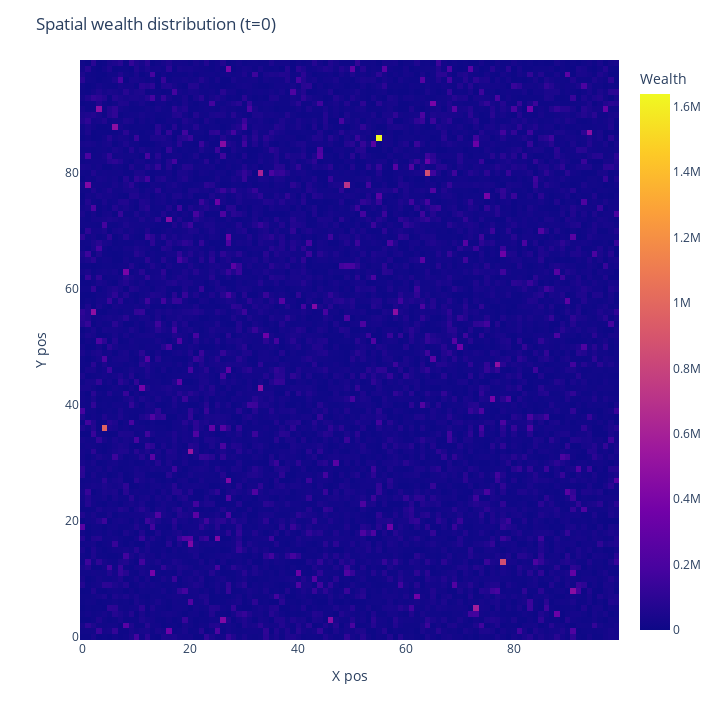

The notebook cell this image was saved under:
### Markdown cell above
# Experiments
### - Experiment 1: Highly segregated / Large custers (example):

### Code cell
# Define model parameters
heigth, width = 100, 100
density = 0.9
fixed_areas_pc = 0.0
popilation_sizes = [0.8, 0.2]
homophily = 5
cluster_threshold = 4

# Create the model
model = Schelling(heigth, width, density, fixed_areas_pc, popilation_sizes, homophily, cluster_threshold)

# Plot starting type/wealth distribution
plot2D_modelTypes(model)
plot2D_modelWealth(model)

# Run the model
steps = 100
for i in range(steps):
    model.step()

### Figure 1 — Plotly figure (JSON) as saved in the notebook; plotly's stock layout.template omitted (floating-point values rounded to 4 significant figures; data arrays with more than 128 entries replaced by an {"elided": "..."} marker saying what was removed)
{"data": [{"coloraxis": "coloraxis", "histfunc": "sum", "hovertemplate": "x_pos=%{x}<br>y_pos=%{y}<br>sum of wealth=%{z}<extra></extra>", "name": "", "nbinsx": 100, "nbinsy": 100, "type": "histogram2d", "x": {"elided": "9003 int values"}, "xaxis": "x", "xbingroup": "x", "y": {"elided": "9003 int values"}, "yaxis": "y", "ybingroup": "y", "z": {"elided": "9003 float values"}}], "layout": {"coloraxis": {"colorbar": {"title": {"text": "Wealth"}}, "colorscale": [[0, "#0d0887"], [0.1111, "#46039f"], [0.2222, "#7201a8"], [0.3333, "#9c179e"], [0.4444, "#bd3786"], [0.5556, "#d8576b"], [0.6667, "#ed7953"], [0.7778, "#fb9f3a"], [0.8889, "#fdca26"], [1, "#f0f921"]]}, "height": 720, "legend": {"tracegroupgap": 0}, "margin": {"t": 60}, "title": {"text": "Spatial wealth distribution (t=0)"}, "width": 720, "xaxis": {"anchor": "y", "domain": [0, 1], "title": {"text": "X pos"}}, "yaxis": {"anchor": "x", "domain": [0, 1], "title": {"text": "Y pos"}}}}
